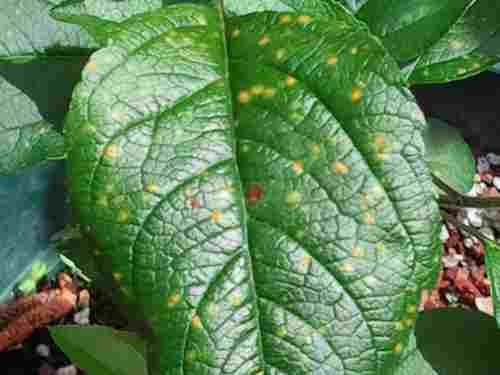
#> input picture frontend/e2e/fixtures/field-low-confidence.jpg, 500 x 375 px, found by its file name; its folder holds only this picture in this run
$ python -i masks.py   (imports and definitions only)
#> lines starting #> are read from the running program, lines starting #| are printed output that depends on the picture; after the words box and inside, x2 and y2 are one past the last pixel; in counts of white or black regions, pixels touching at a corner belong together
### ml/src/cropdoc/data/manifest.py
"""Build a manifest (one row per PlantVillage image) with labels and the official leaf map.

Columns
-------
path      image path relative to the data folder (portable between laptop and Colab)
class_id  PlantVillage folder name; label = index in CLASS_IDS
leaf_key  photo id from the file name, e.g. "rs_hl 1864" (used by leaf-map.json)
leaf_id   "<class_id>:::<leaf number>" from leaf-map.json, or "" if the photo is not mapped
seg_path  background-removed twin (gives a leaf mask), "" if missing
"""

from __future__ import annotations

import json
from pathlib import Path

import pandas as pd

from cropdoc import paths
from cropdoc.data.classes import CLASS_IDS

IMAGE_SUFFIXES = {".jpg", ".jpeg", ".png"}


# [50 lines left out: functions leaf_key_from_filename, load_leaf_map, build_manifest, _relative, not called in this run]


def absolute(path: str) -> Path:
    """Inverse of the manifest's relative paths."""
    p = Path(path)
    return p if p.is_absolute() else paths.DATA / p

### ml/src/cropdoc/research/masks.py
"""Leaf masks from PlantVillage's background-removed ("segmented") twins.

The segmented copy shows the leaf on a black background, aligned pixel-for-pixel with the colour
photo, so "pixel is not black" ≈ "pixel is leaf". A small morphological clean-up removes speckles.
"""

from __future__ import annotations

import numpy as np
from PIL import Image, ImageFilter

from cropdoc.data.manifest import absolute

RESIZE, CROP = 256, 224


def leaf_mask(seg_path: str, size: tuple[int, int] | None = None, threshold: int = 18) -> np.ndarray:
    """Boolean leaf mask (True = leaf) at the photo's resolution (or ``size``)."""
#> called with threshold = 18
    with Image.open(absolute(seg_path)) as image:
#> image is the input picture: PIL image 500x375 RGB; mean R, G, B 93.9, 130.8, 85.1
        gray = image.convert("L")
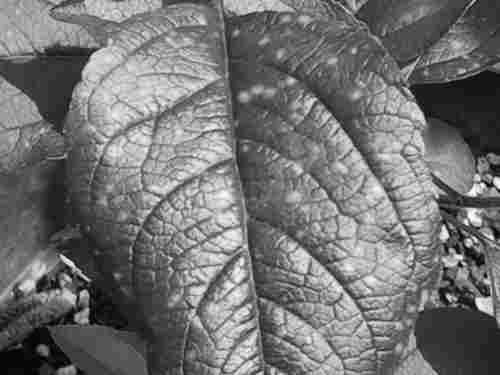
#> gray: PIL image 500x375 L; min 0, max 255, mean 114.5
        if size and gray.size != size:
            gray = gray.resize(size, Image.Resampling.NEAREST)
    binary = gray.point(lambda v: 255 if v > threshold else 0)
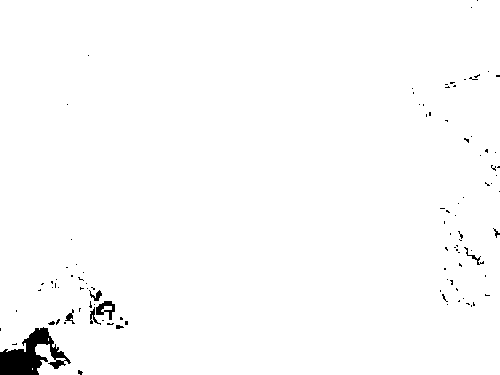
#> binary: PIL image 500x375 L; 98.6% white; 100 black regions (92 under 20 px), largest, box (x1, y1, x2, y2) and area: (0, 327, 71, 375) 1634, (96, 301, 115, 320) 178, (89, 290, 102, 301) 66
    cleaned = binary.filter(ImageFilter.MedianFilter(5))
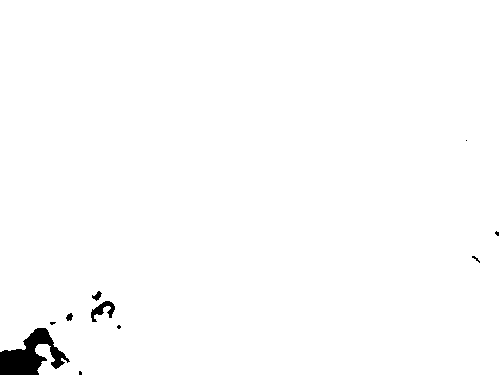
#> cleaned: PIL image 500x375 L; 98.9% white; 10 black regions (6 under 20 px), largest, box (x1, y1, x2, y2) and area: (0, 328, 70, 375) 1640, (91, 301, 115, 322) 220, (92, 291, 102, 301) 51, (66, 313, 73, 321) 38
    return np.asarray(cleaned) > 127


def model_view_mask(mask: np.ndarray) -> np.ndarray:
    """Apply the eval transform's resize(256) + centre-crop(224) to a mask."""
    image = Image.fromarray(mask.astype(np.uint8) * 255)
    w, h = image.size
    new = (RESIZE, int(RESIZE * h / w)) if w <= h else (int(RESIZE * w / h), RESIZE)
    image = image.resize(new, Image.Resampling.NEAREST)
    left, top = int(round((new[0] - CROP) / 2.0)), int(round((new[1] - CROP) / 2.0))
    return np.asarray(image.crop((left, top, left + CROP, top + CROP))) > 127

>>> result = leaf_mask('../../../../frontend/e2e/fixtures/field-low-confidence.jpg')
